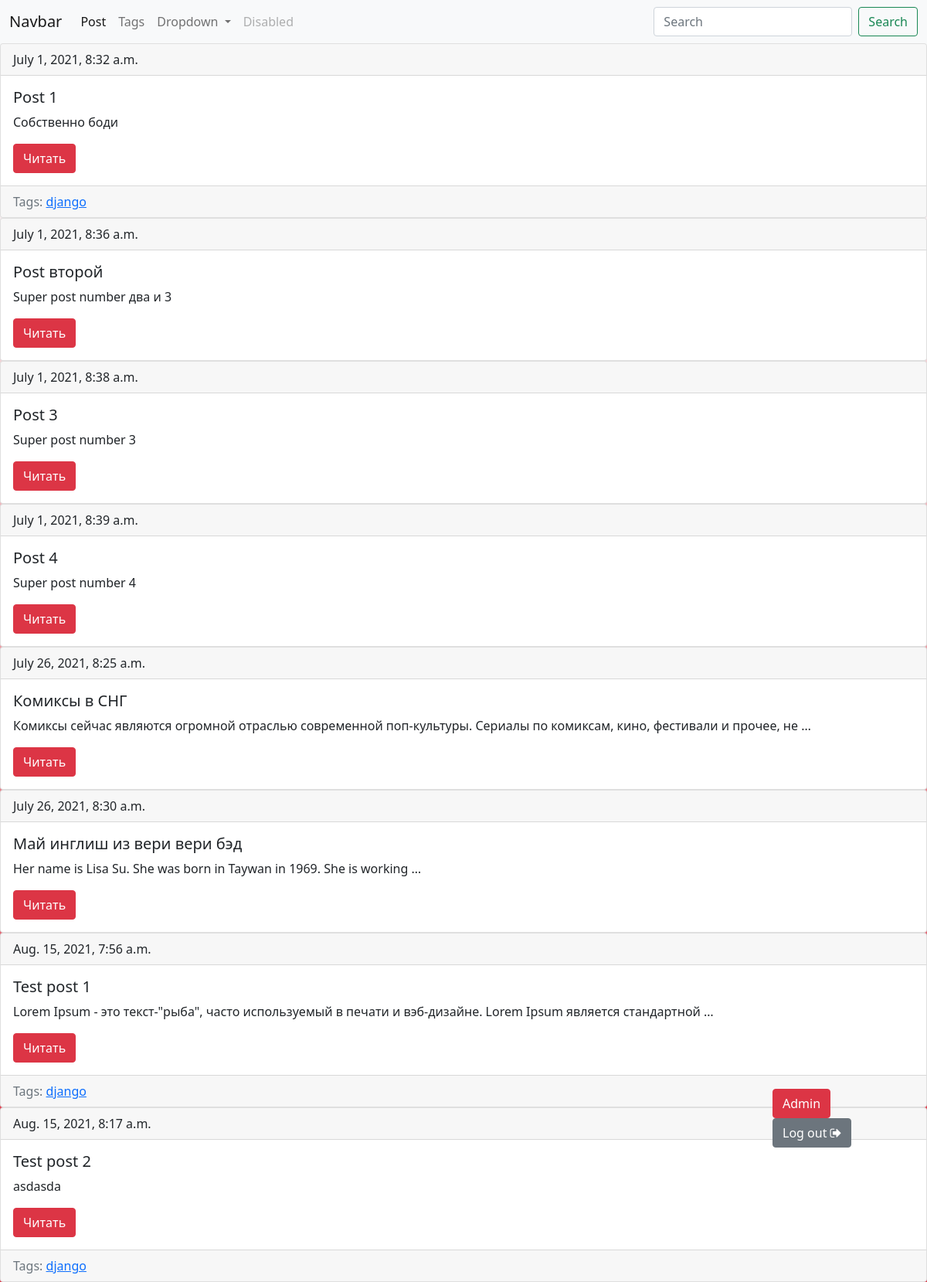
Page /blog/ (signed in) on the committed database.
### blog/models.py (models this page shows, shortened)
class Post(models.Model):
    title = models.CharField(max_length=100, db_index=True)
    body = models.TextField(blank=True, db_index=True)
    date = models.DateTimeField(auto_now_add=True)
    slug = models.SlugField(max_length=100, unique=True)
    tags = models.ManyToManyField('Tag', blank=True, related_name='posts')
    def get_absoluter_url(self):
        return reverse('post_detail_url', kwargs={'slug': self.slug})

class Tag(models.Model):
    title = models.CharField(max_length=50)
    slug = models.SlugField(max_length=50, unique=True)
    def get_absoluter_url(self):
        return reverse('tag_detail_url', kwargs={'slug': self.slug})

### blog/views.py (the view)
# urls.py: path('', hello, name='blog_url'),
def hello(request):
    post = Post.objects.all()
    return render(request, "blog/index.html", context={'posts': post})

### blog/templates/blog/index.html (shortened to what this page needs)
{% extends 'blog/base.blog.html'%}
{%block content%}
{%for post in posts%}
  {%include 'blog/includes/block_post.html'%}
{%endfor%}
{%endblock%}

### blog/templates/blog/includes/block_post.html
<div class="card">
    <div class="card-header">
        {{ post.date }}
    </div>
    <div class="card-body">
        <h5 class="card-title">{{ post.title }}</h5>
        <p class="card-text">{{ post.body|truncatewords:15 }}</p>
        <a href="{{ post.get_absoluter_url }}" class="btn btn-danger">Читать</a>
    </div>
    {% if post.tags.all %}
    <div class="card-footer text-muted">
        Tags:
    {% for tag in post.tags.all %}
        <a href="{{ tag.get_absoluter_url }}">{{ tag.title }}</a>
    {% endfor %}
    </div>
    {% endif %}
</div>

### rows in the picture
Post: date "July 1, 2021, 8:32 a.m.", title "Post 1", body "Собственно боди"
Tag: title "django"
Post: date "July 1, 2021, 8:36 a.m.", title "Post второй", body "Super post number два и 3"
Post: date "July 1, 2021, 8:38 a.m.", title "Post 3", body "Super post number 3"
Post: date "July 1, 2021, 8:39 a.m.", title "Post 4", body "Super post number 4"
Post: date "July 26, 2021, 8:25 a.m.", title "Комиксы в СНГ", body "Комиксы сейчас являются огромной отраслью современной поп-культуры. Сериалы по комиксам, кино, фестивали и прочее, не …"
Post: date "July 26, 2021, 8:30 a.m.", title "Май инглиш из вери вери бэд", body "Her name is Lisa Su. She was born in Taywan in 1969. She is working …"
Post: date "Aug. 15, 2021, 7:56 a.m.", title "Test post 1", body "Lorem Ipsum - это текст-\"рыба\", часто используемый в печати и вэб-дизайне. Lorem Ipsum является стандартной …"
Post: date "Aug. 15, 2021, 8:17 a.m.", title "Test post 2", body "asdasda"
